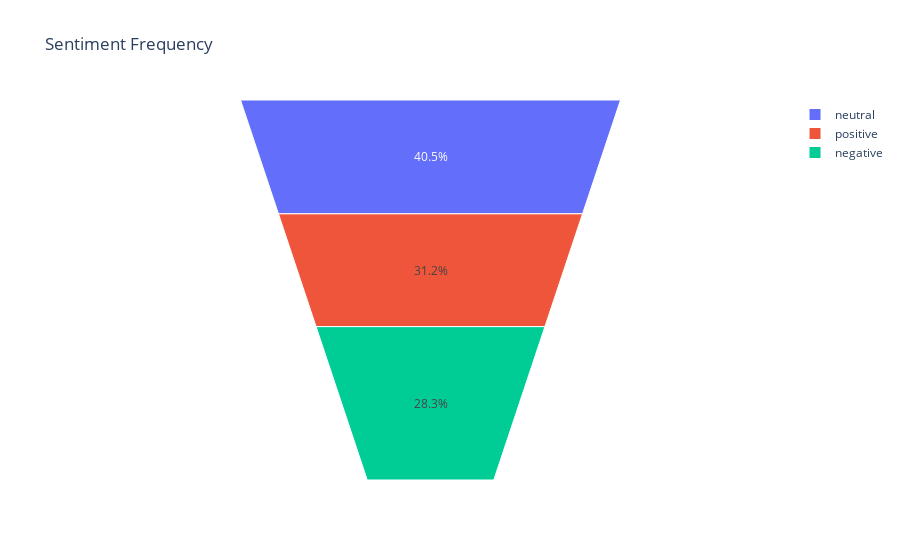

Write notebook code for a chart like this one.
### Code cell
# funnel area for the frequency table of sentiment using plotly

import plotly.express as px

fig = px.funnel_area(names=train['sentiment'].value_counts().index,
                        values=train['sentiment'].value_counts().values,
                        title='Sentiment Frequency')
fig.show()

### Figure 1 — Plotly figure (JSON) as saved in the notebook; plotly's stock layout.template omitted (floating-point values rounded to 4 significant figures)
{"data": [{"domain": {"x": [0, 1], "y": [0, 1]}, "hovertemplate": "label=%{label}<br>value=%{value}<extra></extra>", "labels": ["neutral", "positive", "negative"], "legendgroup": "", "name": "", "showlegend": true, "type": "funnelarea", "values": [11117, 8582, 7781]}], "layout": {"legend": {"tracegroupgap": 0}, "title": {"text": "Sentiment Frequency"}}}
